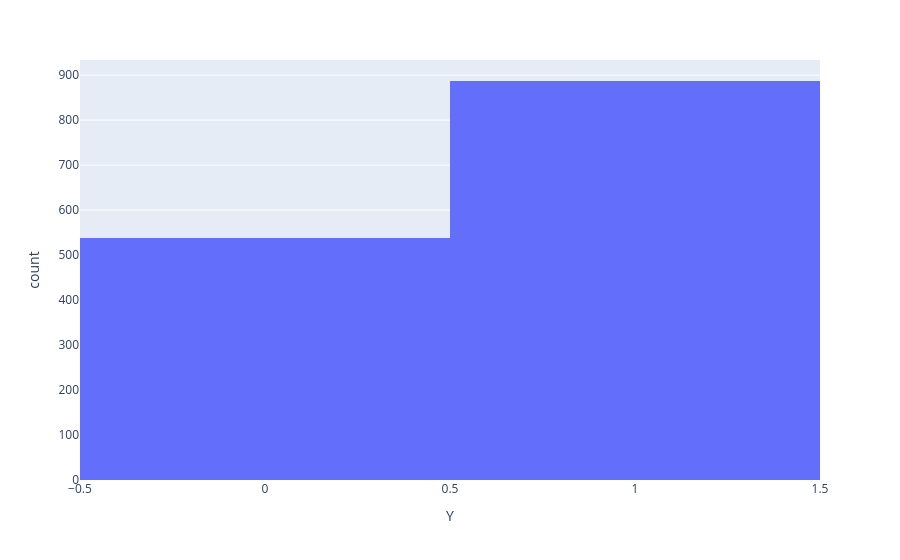

Source (notebook cell):
### Code cell
fig = px.histogram(dfg3, x="Y")                
fig.show()

### Figure 1 — Plotly figure (JSON) as saved in the notebook; plotly's stock layout.template omitted (floating-point values rounded to 4 significant figures; data arrays with more than 128 entries replaced by an {"elided": "..."} marker saying what was removed)
{"data": [{"bingroup": "x", "hovertemplate": "Y=%{x}<br>count=%{y}<extra></extra>", "legendgroup": "", "marker": {"color": "#636efa", "pattern": {"shape": ""}}, "name": "", "orientation": "v", "showlegend": false, "type": "histogram", "x": {"elided": "1425 int values"}, "xaxis": "x", "yaxis": "y"}], "layout": {"barmode": "relative", "legend": {"tracegroupgap": 0}, "margin": {"t": 60}, "xaxis": {"anchor": "y", "domain": [0, 1], "title": {"text": "Y"}}, "yaxis": {"anchor": "x", "domain": [0, 1], "title": {"text": "count"}}}}
